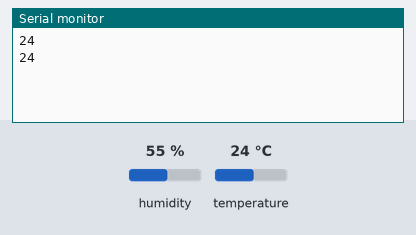
This sketch was run on a simulated Arduino Uno, built with avr-gcc and run on an emulated ATmega328P. On the bench: the last lines printed to the serial monitor. Inputs (shaded band) come from the test bench; at power-on: temperature 24 °C, humidity 55 %.

Above: at 10.8 s.
10.9 s: temperature set to 12 °C
At 20.7 s:
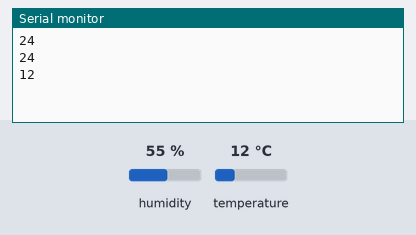
20.9 s: temperature set to 19 °C
At 30.6 s:
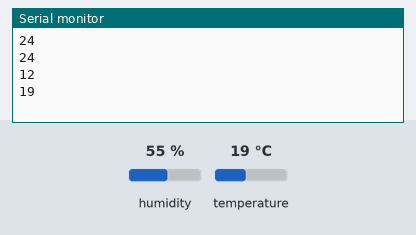
Timing chart, 0 to 32.1 s (numbered marks = the images above; inputs shaded):
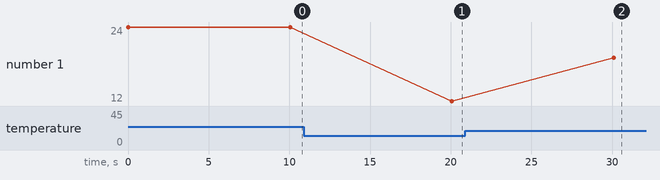

The sketch:

temperature.ino
```cpp
#include "DHT.h"
#define DHTPIN 2


DHT dht1(DHTPIN, DHT11);
int Temperature1;
int Humidity1;

void setup() {
  Serial.begin(9600);
  dht1.begin();
}

void loop() {
  Humidity1 = dht1.readHumidity();
  Temperature1 = dht1.readTemperature();
  if (isnan(Humidity1) || isnan(Temperature1)) {
  Serial.println("Не удается считать показания");

  return;
}
//Serial.print(Humidity1);
//Serial.print("H    ");
Serial.println(Temperature1);
//Serial.println("T");
delay(10000);
}
```

Measured:
- after the input at 10.9 s, the serial monitor: prints a new line after 9.2 s (image 1)
- after the input at 20.9 s, the serial monitor: prints a new line after 9.2 s (image 2)
- plotted number 1: 24 → 12 after the input at 10.9 s, 12 → 19 after the input at 20.9 s
